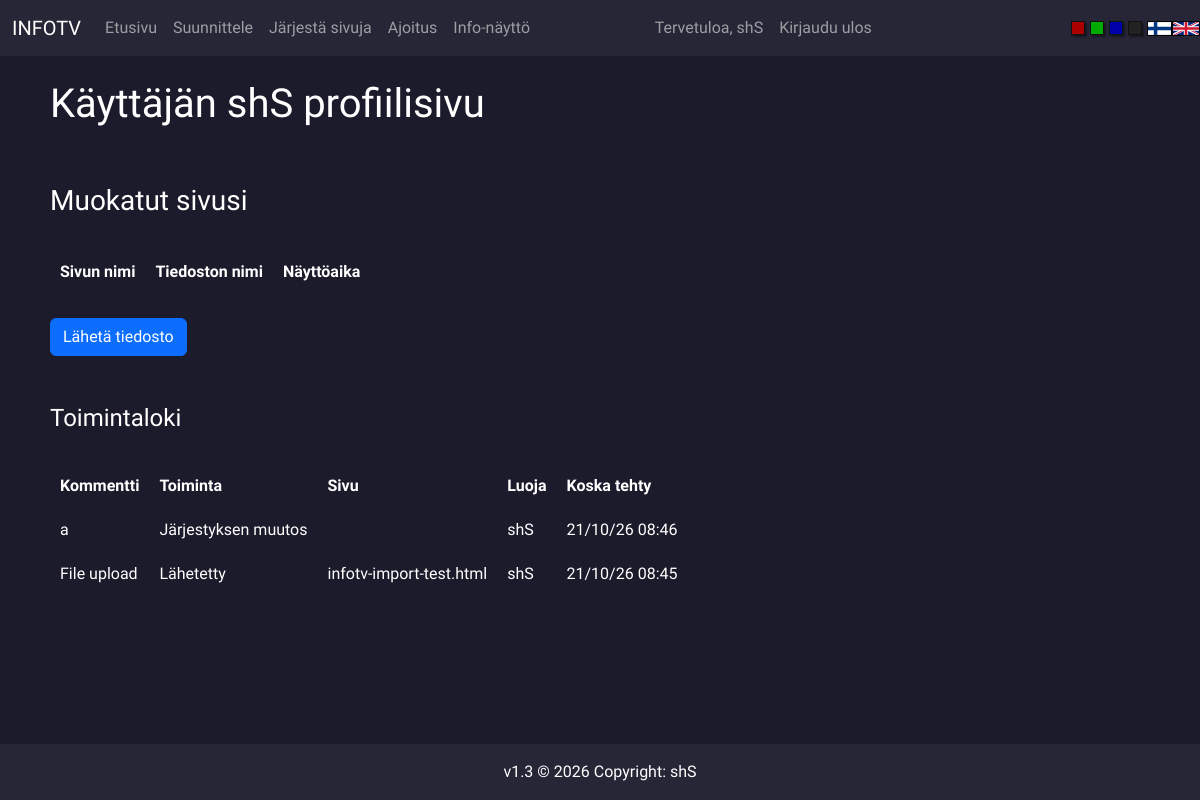
Page /profile (signed in) on the earlier database version.
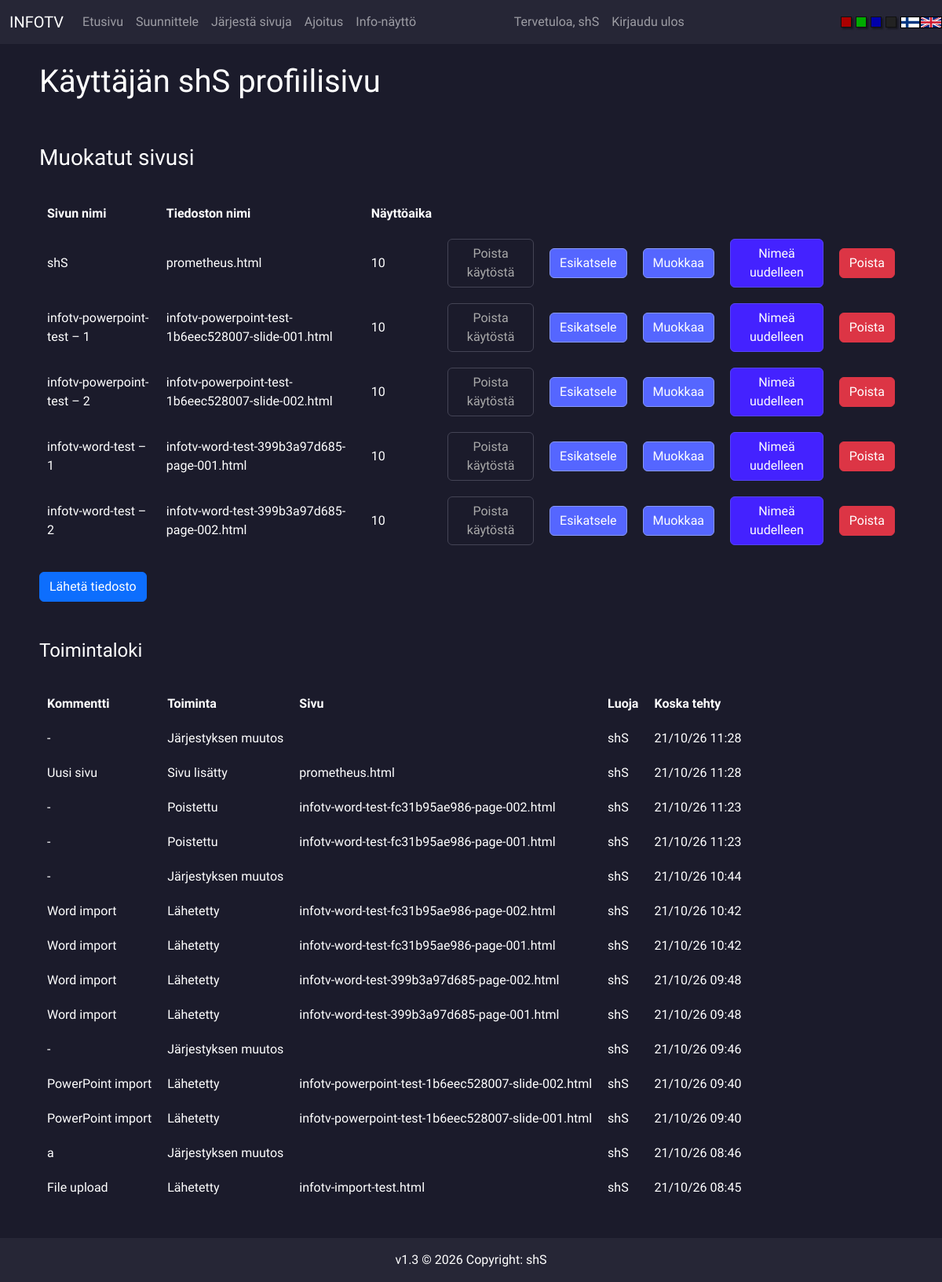
Same page on the later database version.
### FlaskTV/models.py (models this page shows, shortened)
class Comment(db.Model):
    id = db.Column(db.Integer(), primary_key=True)
    owner = db.Column(db.Integer(), db.ForeignKey('user.id'), nullable=False)
    comment = db.Column(db.String(length=255), nullable=False)
    action = db.Column(db.String(length=255), nullable=False)
    pagefile_related = db.Column(db.String(length=255), nullable=True)
    time_created = db.Column(db.DateTime(timezone=True), server_default=func.now())
    @property
    def creator(self):
        return User.query.filter_by(id=self.owner).first()

class User(db.Model, UserMixin):
    id = db.Column(db.Integer(), primary_key=True)
    username = db.Column(db.String(length=30), nullable=False, unique=True)
    email_address = db.Column(db.String(length=50), nullable=False, unique=True)
    password_hash = db.Column(db.String(length=60), nullable=False)
    modified_pages = db.relationship('Page', backref='owned_user', lazy=True)
    @property
    def password(self):
        return self.password

class Page(db.Model):
    id = db.Column(db.Integer(), primary_key=True)
    name = db.Column(db.String(length=255), nullable=False)
    file = db.Column(db.String(length=255), nullable=False)
    time = db.Column(db.Integer(), nullable=False)
    owner = db.Column(db.Integer(), db.ForeignKey('user.id'), nullable=False)
    enabled = db.Column(db.Boolean(), nullable=False)

### FlaskTV/routes.py (the view, shortened to what this page needs)
@app.route('/profile', methods=['GET', 'POST'])
@login_required
def profile_page():
    get_lang_prefix()
    removeform = langs.FORMS[langs.PREFIX]['removeform']()
    pages = Page.query.all()
    if current_user.username == 'admin':
        comments = Comment.query.all()
    else:
        comments = Comment.query.filter_by(owner=current_user.id).all()
    user = User.query.filter_by(username=current_user.username).first()
    all_users = User.query.all()
    return render_template(f'{langs.PREFIX}/profile.html', users=all_users, user=user, removeform=removeform,
                           comments=comments, pages=pages, actions=langs.ACTIONS[langs.PREFIX])

### FlaskTV/__init__.py (called while the page is built)
def datetimefilter(value, format="%d/%m/%y %H:%M"):
    tz = pytz.timezone('Europe/Helsinki')
    utc = pytz.timezone('UTC')
    value = utc.localize(value, is_dst=None).astimezone(pytz.utc)
    local_dt = value.astimezone(tz)
    return local_dt.strftime(format)

### FlaskTV/models.py (called while the page is built)
@login_manager.user_loader
def load_user(user_id):
    return User.query.get(int(user_id))

### FlaskTV/routes.py (called while the page is built)
def get_request_language():
    language = request.cookies.get('lang')
    return language if language in langs.LANGUAGES else langs.DEFAULT_LANGUAGE

@app.context_processor
def language_context():
    return {'current_lang': get_request_language()}

def get_lang_prefix():
    lang_prefix = get_request_language()
    langs.PREFIX = lang_prefix
    return lang_prefix

### FlaskTV/templates/fi/profile.html (shortened to what this page needs)
{% extends 'base.html' %}
{% block content %}
{% if current_user.username == 'admin' %}
<h1>Järjestelmänvalvojan sivut</h1>
{% else %}
<h1>Käyttäjän {{ current_user.username }} profiilisivu</h1>
{% endif %}
<br /><br />
<form method="POST">
{% if current_user.username == 'admin' %}
<h3>Kaikki sivut</h3>
<br />
<table>
    <tr class="fw-bold">
        <td>Sivun nimi</td>
        <td>Tiedoston nimi</td>
        <td>Näyttöaika</td>
        <td>Luoja</td>
    </tr>
{% for page in pages %}
    <tr>
    <td>{{ page.name }}</td>
    <td>{{ page.file }}</td>
    <td>{{ page.time }}</td>
    <td>{{ page.creator.username }}</td>
    {% if page.enabled %}
    <td><button type="button" id="disable-admin" data-bs-toggle="modal" data-bs-target="#Modal-RemoveConfirm-1" name="disable-{{ page.file }}" class="btn btn-outline-warning">Poista käytöstä</button></td>
    {% else %}
    <td><button type="button" id="enable-admin" data-bs-toggle="modal" data-bs-target="#Modal-RemoveConfirm-1" name="enable-{{ page.file }}" class="btn btn-primary">Ota käyttöön</button></td>
    {% endif %}
    <td><a href="{{ url_for('preview_page') }}?page={{ page.file }}" class="btn btn-info">Esikatsele</a></td>
    <td><button type="button" id="edit-admin" data-bs-toggle="modal" data-bs-target="#Modal-RemoveConfirm-1" name="edit-{{ page.file }}" class="btn btn-info">Muokkaa</button></td>
    <td><button type="button" id="rename-admin" data-bs-toggle="modal" data-bs-target="#Modal-RemoveConfirm-1" name="rename-{{ page.file }}" class="btn btn-success">Nimeä uudelleen</button></td>
    <td><button type="button" id="delete-admin" data-bs-toggle="modal" data-bs-target="#Modal-RemoveConfirm-1" name="delete-{{ page.file }}" class="btn btn-danger">Poista</button></td>
    </tr>
{% endfor %}
</table>
{% else %}
<h3>Muokatut sivusi</h3>
<br />
<table>
    <tr class="fw-bold">
        <td>Sivun nimi</td>
        <td>Tiedoston nimi</td>
        <td>Näyttöaika</td>
    </tr>
{% for page in user.modified_pages %}
    <tr>
    <td>{{ page.name }}</td>
    <td>{{ page.file }}</td>
    <td>{{ page.time }}</td>
    {% if page.enabled %}
    <td><button type="button" id="disable" data-bs-toggle="modal" data-bs-target="#Modal-RemoveConfirm-1" name="disable-{{ page.file }}" class="btn btn-outline-warning">Poista käytöstä</button></td>
    {% else %}
    <td><button type="button" id="enable" data-bs-toggle="modal" data-bs-target="#Modal-RemoveConfirm-1" name="enable-{{ page.file }}" class="btn btn-primary">Ota käyttöön</button></td>
    {% endif %}
    <td><a href="{{ url_for('preview_page') }}?page={{ page.file }}" class="btn btn-info">Esikatsele</a></td>
    <td><button type="button" id="edit" data-bs-toggle="modal" data-bs-target="#Modal-RemoveConfirm-1" name="edit-{{ page.file }}" class="btn btn-info">Muokkaa</button></td>
    <td><button type="button" id="rename" data-bs-toggle="modal" data-bs-target="#Modal-RemoveConfirm-1" name="rename-{{ page.file }}" class="btn btn-success">Nimeä uudelleen</button></td>
    <td><button type="button" id="delete" data-bs-toggle="modal" data-bs-target="#Modal-RemoveConfirm-1" name="delete-{{ page.file }}" class="btn btn-danger">Poista</button></td>
    </tr>
{% endfor %}
</table>
{% endif %}
<br />
<a href="{{ url_for('upload_page') }}" class="btn btn-primary">Lähetä tiedosto</a>
<br /><br /><br />
<h4>Toimintaloki</h4>
<br />
<table>
    <tr class="fw-bold">
        <td>Kommentti</td>
        <td>Toiminta</td>
        <td>Sivu</td>
        <td>Luoja</td>
        <td>Koska tehty</td>
    </tr>
    {% for comment in comments|reverse %}
    <tr>
        <td>{{ comment.comment }}</td>
        <td>{{ actions[comment.action] }}</td>
        <td>{{ comment.pagefile_related }}</td>
        <td>{{ comment.creator.username }} </td>
        <td>{{ comment.time_created | datetimefilter }}</td>
    </tr>
    {% endfor %}
</table>
</form>
{% endblock %}

Differences in the rows shown:
now on this page (row edited): Page: name "shS", file "prometheus.html", time "10"
now on this page (row edited): Page: name "infotv-powerpoint-test – 1", file "infotv-powerpoint-test-1b6eec528007-slide-001.html", time "10"
now on this page (row edited): Page: name "infotv-powerpoint-test – 2", file "infotv-powerpoint-test-1b6eec528007-slide-002.html", time "10"
now on this page (row edited): Page: name "infotv-word-test – 1", file "infotv-word-test-399b3a97d685-page-001.html", time "10"
now on this page (row edited): Page: name "infotv-word-test – 2", file "infotv-word-test-399b3a97d685-page-002.html", time "10"
added Comment: comment "-", action "Järjestyksen muutos", creator.username "shS", time_created "21/10/26 11:28"
added Comment: comment "Uusi sivu", action "Sivu lisätty", pagefile_related "prometheus.html", creator.username "shS", time_created "21/10/26 11:28"
added Comment: comment "-", action "Poistettu", pagefile_related "infotv-word-test-fc31b95ae986-page-002.html", creator.username "shS", time_created "21/10/26 11:23"
added Comment: comment "-", action "Poistettu", pagefile_related "infotv-word-test-fc31b95ae986-page-001.html", creator.username "shS", time_created "21/10/26 11:23"
added Comment: comment "-", action "Järjestyksen muutos", creator.username "shS", time_created "21/10/26 10:44"
added Comment: comment "Word import", action "Lähetetty", pagefile_related "infotv-word-test-fc31b95ae986-page-002.html", creator.username "shS", time_created "21/10/26 10:42"
added Comment: comment "Word import", action "Lähetetty", pagefile_related "infotv-word-test-fc31b95ae986-page-001.html", creator.username "shS", time_created "21/10/26 10:42"
added Comment: comment "Word import", action "Lähetetty", pagefile_related "infotv-word-test-399b3a97d685-page-002.html", creator.username "shS", time_created "21/10/26 09:48"
added Comment: comment "Word import", action "Lähetetty", pagefile_related "infotv-word-test-399b3a97d685-page-001.html", creator.username "shS", time_created "21/10/26 09:48"
added Comment: comment "-", action "Järjestyksen muutos", creator.username "shS", time_created "21/10/26 09:46"
added Comment: comment "PowerPoint import", action "Lähetetty", pagefile_related "infotv-powerpoint-test-1b6eec528007-slide-002.html", creator.username "shS", time_created "21/10/26 09:40"
added Comment: comment "PowerPoint import", action "Lähetetty", pagefile_related "infotv-powerpoint-test-1b6eec528007-slide-001.html", creator.username "shS", time_created "21/10/26 09:40"
